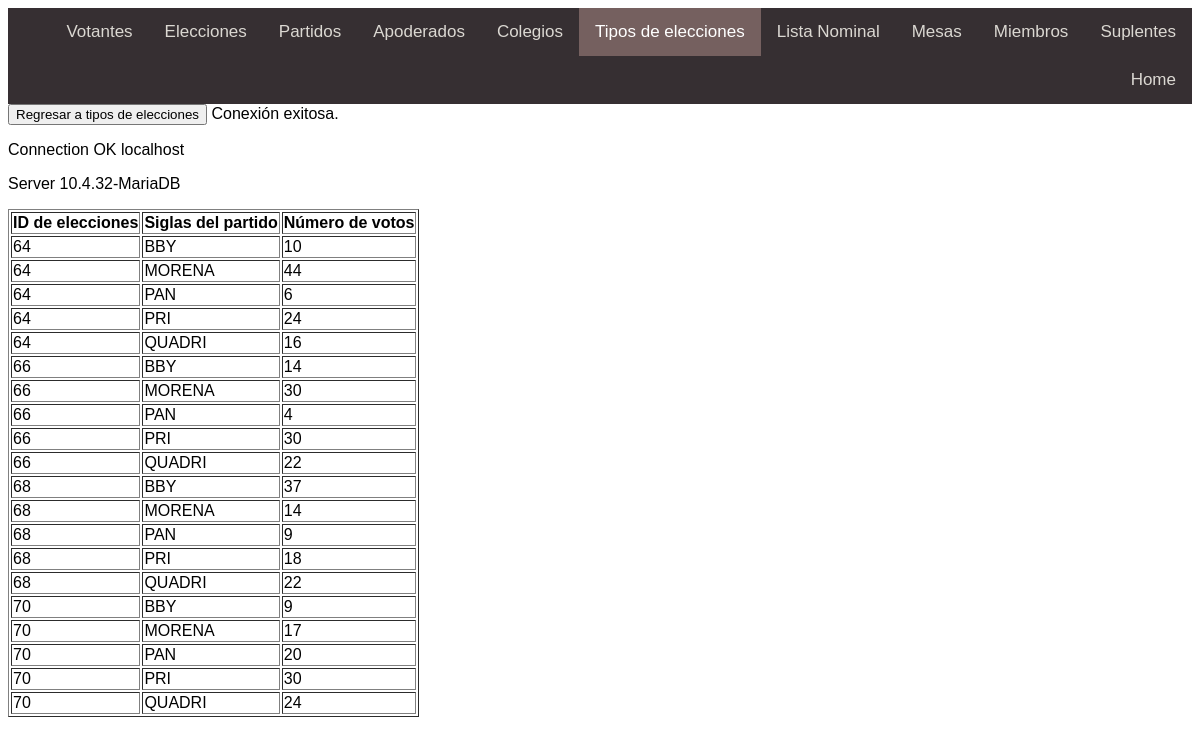
The page /frontend/VerEleccionesM.php on the database its author committed.
### tables this page shows
CREATE TABLE
IF NOT EXISTS `municipales`
(
  `Eleccion_idEleccion` INT
(11) NOT NULL,
  `Partido_siglas` VARCHAR
(15) NOT NULL,
  `noVotos` INT
(11) NULL DEFAULT NULL,
  PRIMARY KEY
(`Eleccion_idEleccion`, `Partido_siglas`),
  INDEX `fk_Eleccion_has_Partido_Partido1_idx`
(`Partido_siglas` ASC) VISIBLE,
  INDEX `fk_Eleccion_has_Partido_Eleccion1_idx`
(`Eleccion_idEleccion` ASC) VISIBLE,
  CONSTRAINT `fk_Eleccion_has_Partido_Eleccion1`
    FOREIGN KEY
(`Eleccion_idEleccion`)
    REFERENCES `eleccion`
(`idEleccion`),
  CONSTRAINT `fk_Eleccion_has_Partido_Partido1`
    FOREIGN KEY
(`Partido_siglas`)
    REFERENCES `partido`
(`siglas`));

### frontend/VerEleccionesM.php (the view, shortened to what this page needs)
<!DOCTYPE html>
<html lang="en" dir="ltr" style="font-family:Arial">
    <link rel="stylesheet" href="style.css">
    <head>
    </head>
    <header>
        <div class="topnav">
            <a href = "Suplente.php">Suplentes</a>
            <a href = "Miembros.php">Miembros</a>
            <a href = "Mesas.php">Mesas</a>
            <a href = "ListaNominal.php">Lista Nominal</a>
            <a class = "active" href = "TiposdeEleccion.php">Tipos de elecciones</a>
            <a href = "Colegio.php">Colegios</a>
            <a href = "Apoderado.php">Apoderados</a>
            <a href = "Partidos.php">Partidos</a>
            <a href = "Elecciones.php">Elecciones</a>
            <a href = "Votantes.php">Votantes</a>
            <a href="home.php">Home</a>
        </div>
    </header>
    <body>
    <button onclick="window.location.href = 'TiposdeEleccion.php';">Regresar a tipos de elecciones</button>
    <?php
        $enlace = mysqli_connect("127.0.0.1", "adminphp", "Oreo.1989", "elecciones");
        if ($enlace)
            echo "Conexión exitosa. <br>";
        else
            die("Conexión fallida.");
        $sql = "SELECT eleccion_idEleccion, Partido_siglas, noVotos FROM municipales";
        $result = $enlace->query($sql);
        echo "<table border='1'>
        <tr>
        <th>ID de elecciones</th>
        <th>Siglas del partido</th>
        <th>Número de votos</th>
        </tr>";
        if ($result->num_rows > 0) {
        while($row = $result->fetch_assoc()) {
            echo "<tr>";
            echo "<td>" . $row['eleccion_idEleccion'] . "</td>";
            echo "<td>" . $row['Partido_siglas'] . "</td>";
            echo "<td>" . $row['noVotos'] . "</td>";
            echo "</tr>";
        }
        } else {
            echo "0 results";
        }
        echo '<p>Connection OK '. $enlace->host_info.'</p>';
        echo '<p>Server '.$enlace->server_info.'</p>';
    ?>
    </body>
</html>

### frontend/style.css (style rules this page uses)
.topnav { background-color: #362f32; overflow: hidden; }
.topnav a { float: right; color: black; /CAMBIA EL COLOR DE LETRA/ text-align: center; padding: 14px 16px; text-decoration: none; font-size: 17px; color: rgb(219, 216, 210); }
.topnav a.active { background-color: rgb(117, 96, 95); color: white; }

### rows shown on the page
municipales: Eleccion_idEleccion "64", Partido_siglas "BBY", noVotos "10"
municipales: Eleccion_idEleccion "64", Partido_siglas "MORENA", noVotos "44"
municipales: Eleccion_idEleccion "64", Partido_siglas "PAN", noVotos "6"
municipales: Eleccion_idEleccion "64", Partido_siglas "PRI", noVotos "24"
municipales: Eleccion_idEleccion "64", Partido_siglas "QUADRI", noVotos "16"
municipales: Eleccion_idEleccion "66", Partido_siglas "BBY", noVotos "14"
municipales: Eleccion_idEleccion "66", Partido_siglas "MORENA", noVotos "30"
municipales: Eleccion_idEleccion "66", Partido_siglas "PAN", noVotos "4"
municipales: Eleccion_idEleccion "66", Partido_siglas "PRI", noVotos "30"
municipales: Eleccion_idEleccion "66", Partido_siglas "QUADRI", noVotos "22"
municipales: Eleccion_idEleccion "68", Partido_siglas "BBY", noVotos "37"
municipales: Eleccion_idEleccion "68", Partido_siglas "MORENA", noVotos "14"
municipales: Eleccion_idEleccion "68", Partido_siglas "PAN", noVotos "9"
municipales: Eleccion_idEleccion "68", Partido_siglas "PRI", noVotos "18"
municipales: Eleccion_idEleccion "68", Partido_siglas "QUADRI", noVotos "22"
municipales: Eleccion_idEleccion "70", Partido_siglas "BBY", noVotos "9"
municipales: Eleccion_idEleccion "70", Partido_siglas "MORENA", noVotos "17"
municipales: Eleccion_idEleccion "70", Partido_siglas "PAN", noVotos "20"
municipales: Eleccion_idEleccion "70", Partido_siglas "PRI", noVotos "30"
municipales: Eleccion_idEleccion "70", Partido_siglas "QUADRI", noVotos "24"

### other values the page prints
$enlace->host_info "localhost"
$enlace->server_info "10.4.32-MariaDB"
